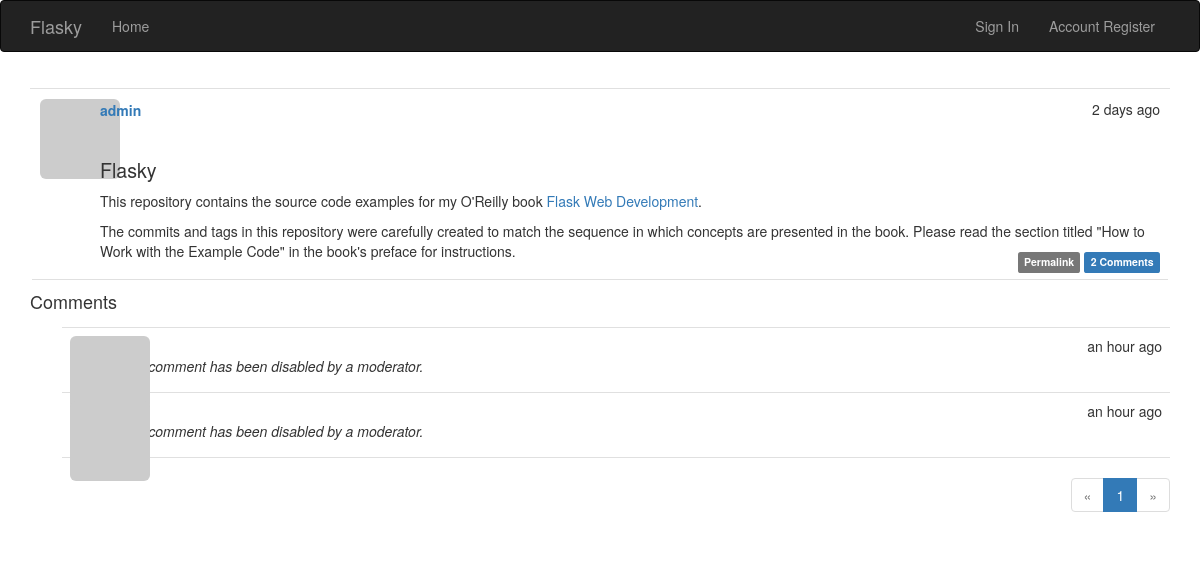
Screenshot of /post/105 with the database file from the repository.
### app/models.py (models this page shows, shortened)
class Post(db.Model):
    __tablename__ = 'posts'
    id = db.Column(db.Integer, primary_key=True)
    body = db.Column(db.Text)
    timestamp = db.Column(db.DateTime, default=datetime.utcnow, index=True)
    author_id = db.Column(db.Integer, db.ForeignKey('users.id'))
    body_html = db.Column(db.Text)
    comments = db.relationship('Comment', backref='post', lazy='dynamic')

class User(UserMixin, db.Model):
    __tablename__ = 'users'
    id = db.Column(db.Integer, primary_key=True)
    email = db.Column(db.String(64), unique=True, index=True)
    username = db.Column(db.String(64), unique=True, index=True)
    role_id = db.Column(db.Integer, db.ForeignKey('roles.id'))
    password_hash = db.Column(db.String(128))
    confirmed = db.Column(db.Boolean, default=False)
    name = db.Column(db.String(64))
    location = db.Column(db.String(64))
    about_me = db.Column(db.Text())
    member_since = db.Column(db.DateTime, default=datetime.utcnow)
    last_seen = db.Column(db.DateTime, default=datetime.utcnow)
    avatar_hash = db.Column(db.String(32))
    posts = db.relationship('Post', backref='author', lazy='dynamic')
    followed = db.relationship('Follow', foreign_keys=[Follow.follower_id],
                               backref=db.backref('follower', lazy='joined'),
                               lazy='dynamic', cascade='all, delete-orphan')
    followers = db.relationship('Follow', foreign_keys=[Follow.followed_id],
                                backref=db.backref('followed', lazy='joined'),
                                lazy='dynamic', cascade='all, delete-orphan')
    comments = db.relationship('Comment', backref='author', lazy='dynamic')
    def gravatar(self, size=100, default='identicon', rating='g'):
        if request.is_secure:
            url = 'http://en.gravatar.com/avatar/'
        else:
            url = 'http://en.gravatar.com/avatar/'
        hash = self.avatar_hash or hashlib.md5(self.email.encode('utf-8')).hexdigest()
        return '{url}/{hash}?s={size}&d={default}&r={rating}'.format(
            url=url, hash=hash, size=size, default=default, rating=rating)
    @property
    def password(self):
        raise AttributeError('password is not a readable attribute')

class Comment(db.Model):
    __tablename__ = 'comments'
    id = db.Column(db.Integer, primary_key=True)
    body = db.Column(db.Text)
    body_html = db.Column(db.Text)
    timestamp = db.Column(db.DateTime, default=datetime.utcnow)
    disabled = db.Column(db.Boolean)
    author_id = db.Column(db.Integer, db.ForeignKey('users.id'))
    post_id = db.Column(db.Integer, db.ForeignKey('posts.id'))

### app/main/views.py (the view, shortened to what this page needs)
@main.route('/post/<int:id>', methods=["POST", "GET"])
def post(id):
    post = Post.query.get_or_404(id)
    form = CommentForm()
    page = request.args.get('page', 1, type=int)
    if page == -1:
        page = (post.comments.count()-1)/current_app.config['FLASKY_COMMENTS_PER_PAGE']+1
    pagination = post.comments.order_by(Comment.timestamp.asc()).paginate(
        page, per_page=current_app.config['FLASKY_COMMENTS_PER_PAGE'],
        error_out=False)
    comments  = pagination.items
    return render_template('post.html', posts=[post], form=form, comments=comments,
                           pagination=pagination)

### app/auth/views.py (called while the page is built)
@auth.before_app_request
def before_request():
    if current_user.is_authenticated:
        current_user.ping()
        if not current_user.confirmed and request.endpoint[:5] != 'auth.':
            return redirect(url_for('auth.unconfirmed'))

### app/main/__init__.py (called while the page is built)
@main.app_context_processor
def inject_permissions():
    return dict(Permission=Permission)

### app/models.py (called while the page is built)
    def can(self, permissions):
        return False

    def is_administrator(selfs):
        return False

### app/templates/post.html (shortened to what this page needs)
{% extends "base.html" %}
{% import "bootstrap/wtf.html" as wtf %}
{% import "_macros.html" as macros %}
{% block page_content %}
{% include '_posts.html' %}
<h4 id="comments">Comments</h4>
{% include '_comments.html' %}
{% if pagination %}
<div class="pagination">
    {{ macros.pagination_widget(pagination, '.post', fragment='#comments', id=posts[0].id) }}
</div>
{% endif %}
{% endblock %}

### app/templates/_posts.html (shortened to what this page needs)
<ul class="posts">
{% for post in posts %}
<li class="post">
<div class="profile-thumbnail">
<a href="{{ url_for('.user', username=post.author.username) }}">
<img class="img-rounded profile-thumbnail"
src="{{ post.author.gravatar(size=48) }}">
</a>
</div>
<div class="post-date">{{ moment(post.timestamp).fromNow() }}</div>
<div class="post-author">
<a href="{{ url_for('.user', username=post.author.username) }}">
{{ post.author.username }}
</a>
</div>
<div class="post-body">
    {% if post.body_html %}
        {{ post.body_html|safe }}
    {% else %}
        {{ post.body }}
    {% endif %}
</div>
<div class="post-footer">
    <a href="{{ url_for('main.post', id=post.id) }}">
        <span class="label label-default">Permalink</span>
    </a>
    <a href="{{ url_for('.post', id=post.id) }}#comments">
        <span class="label label-primary">
        {{ post.comments.count() }} Comments
        </span>
    </a>
</div>
</li>
{% endfor %}
</ul>

### app/templates/_comments.html (shortened to what this page needs)
<ul class="comments">
    {% for comment in comments %}
    <li class="comment">
        <div class="comment-thumbnail">
            <a href="{{ url_for('.user', username=comment.author.username) }}">
                <img class="img-rounded profile-thumbnail" src="{{ comment.author.gravatar(size=40) }}">
            </a>
        </div>
        <div class="comment-content">
            <div class="comment-date">{{ moment(comment.timestamp).fromNow() }}</div>
            <div class="comment-author"><a href="{{ url_for('.user', username=comment.author.username) }}">{{ comment.author.username }}</a></div>
            <div class="comment-body">
                {% if comment.disabled %}
                <p><i>This comment has been disabled by a moderator.</i></p>
                {% endif %}
            </div>
        </div>
    </li>
    {% endfor %}
</ul>

### app/static/styles.css (style rules this page uses)
.profile-thumbnail { position: absolute; }
ul.posts { list-style-type: none; padding: 2px; margin: 16px 0px 0px 0px; border-top: 1px solid #e0e0e0; }
ul.posts li.post { padding: 8px; border-bottom: 1px solid #e0e0e0; }
div.post-date { float: right; }
div.post-author { font-weight: bold; position:relative; left:60px; top: 1px; }
div.post-body { position:relative; left: 60px; top: 20px; margin-right : 60px }
div.post-footer { position:relative; text-align: right; }
ul.comments { list-style-type: none; padding: 0px; margin: 16px 0px 0px 0px; }
ul.comments li.comment { margin-left: 32px; padding: 8px; border-bottom: 1px solid #e0e0e0; }
ul.comments li.comment:nth-child(1) { border-top: 1px solid #e0e0e0; }
div.comment-date { float: right; }
div.comment-author { font-weight: bold; }
div.comment-thumbnail { position: absolute; }
div.comment-content { margin-left: 48px; min-height: 48px; }
div.pagination { width: 100%; text-align: right; padding: 0px; margin: 0px; }
.post-body h1 { font-size: 140%; }

### rows the page displays
Post: timestamp "2 days ago", author.username "admin", body_html "Flasky This repository contains the source code examples for my O'Reilly book Flask Web Development . The commits and tags in this repository were carefully created to match the sequence in which concepts are presented in the book. Please read the section titled \"How to Work with the Example Code\" in the book's preface for instructions.", comments.count "2"
Comment: timestamp "an hour ago", shows "This comment has been disabled by a moderator."
Comment: timestamp "an hour ago", shows "This comment has been disabled by a moderator."

### other values shown
{{ p }} "1"
